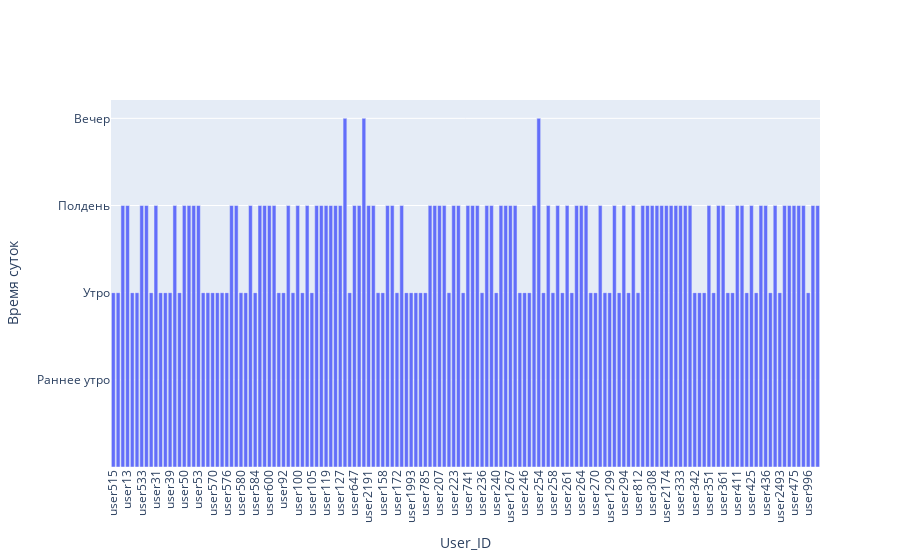

The notebook cell saved with this chart:
### Markdown cell above
Выведите медианное время суток, в который началась сессия, для сессий 150 пользователей

### Code cell
d = {}
for user_x in new_train_data_150users['user_id'].unique():
    d[user_x] =int(np.median(new_train_data_150users[new_train_data_150users['user_id'] == user_x]['Part_of_Day']))
    
part_of_day = [u'Раннее утро', u'Утро', u'Полдень', u'Вечер', u'Ночь', u'Поздняя ночь']

data_viz =  go.Bar(
    x = map(lambda x: 'user'+x, map(str,d.keys())),
    y = d.values()
)

fig = go.Figure(data = [data_viz])
fig.update_xaxes(tickangle=-90)
fig.update_layout(xaxis_title='User_ID', yaxis_title=u'Время суток', 
                  yaxis=dict(
                      tickmode = 'array',
                      tickvals = range(1,6),
                      ticktext=part_of_day)
                 )
iplot(fig)

### Figure 1 — Plotly figure (JSON) as saved in the notebook; plotly's stock layout.template omitted (floating-point values rounded to 4 significant figures; data arrays with more than 128 entries replaced by an {"elided": "..."} marker saying what was removed)
{"data": [{"type": "bar", "x": {"elided": "150 str values"}, "y": {"elided": "150 int values"}}], "layout": {"xaxis": {"tickangle": -90, "title": {"text": "User_ID"}}, "yaxis": {"tickmode": "array", "ticktext": ["Раннее утро", "Утро", "Полдень", "Вечер", "Ночь", "Поздняя ночь"], "tickvals": [1, 2, 3, 4, 5], "title": {"text": "Время суток"}}}}
